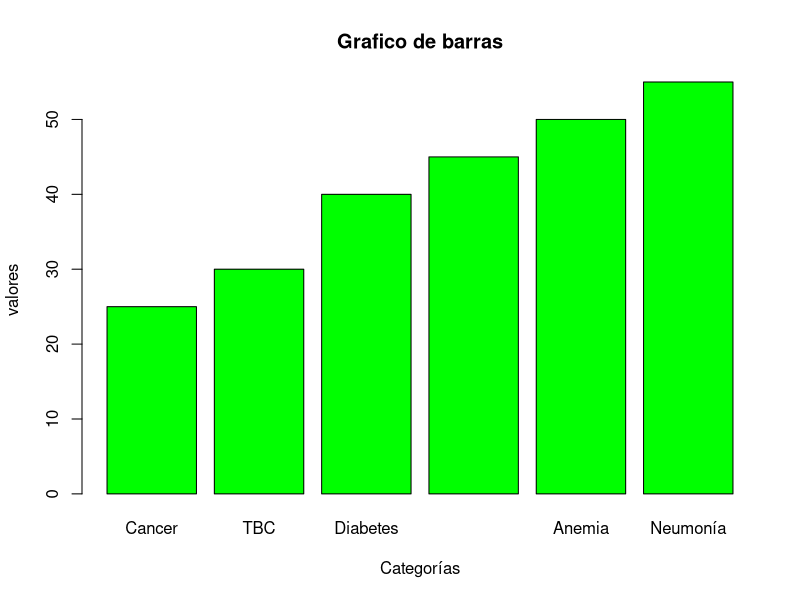

This chart was generated by the following R code:
## ---- chunk 1
#GRAFICO DE BARRAS EN R
#CREAR DATOS
Categorías<-c("Cancer", "TBC", "Diabetes", "Fibrosis Pulmonar","Anemia", "Neumonía")
valores<-c(25, 30, 40, 45, 50, 55)
## ---- chunk 2
#GENERAR GRÁFICO DE BARRAS
barplot(valores, names.arg=Categorías, col="green", main="Grafico de barras", xlab="Categorías",ylab="valores",border="black")
